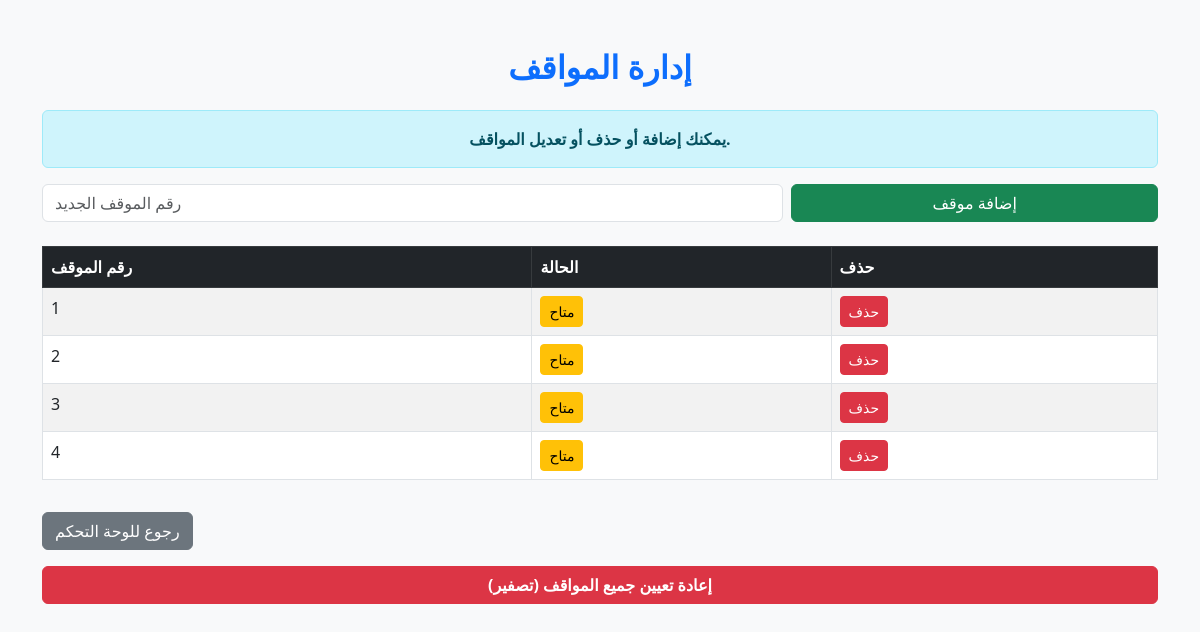
Page /slots (signed in) on the earlier database version.
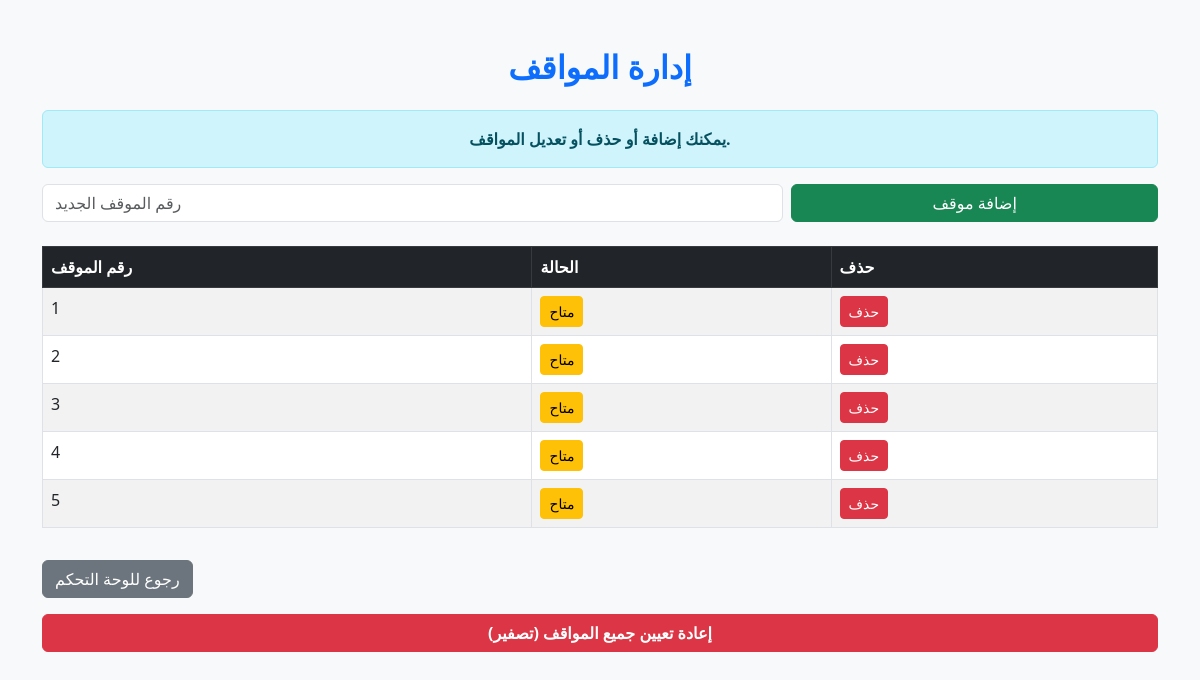
Same page on the later database version.
### tables this page shows
CREATE TABLE slots (
        id INTEGER PRIMARY KEY AUTOINCREMENT,
        status TEXT NOT NULL DEFAULT 'free',
        car_number TEXT,
        user_id INTEGER,
        FOREIGN KEY(user_id) REFERENCES users(id)
    );

### app.py (the view, shortened to what this page needs)
@app.route("/slots", methods=["GET", "POST"])
def slots():
    auth_redirect = require_login()
    if auth_redirect:
        return auth_redirect
    admin_redirect = require_admin()
    if admin_redirect:
        return admin_redirect
    with get_db_connection() as connection:
        rows = connection.execute("SELECT id, status, car_number FROM slots ORDER BY id").fetchall()
    slots_data = [(row["id"], row["status"], row["car_number"]) for row in rows]
    return render_template("slots.html", slots=slots_data)

### app.py (called while the page is built)
def get_db_connection() -> sqlite3.Connection:
    connection = sqlite3.connect(DB_PATH)
    connection.row_factory = sqlite3.Row
    return connection

def require_login():
    if "user_id" not in session:
        return redirect(url_for("login"))
    return None

def require_admin():
    if session.get("role") != "admin":
        flash("هذه الصفحة متاحة فقط للمشرف", "danger")
        return redirect(url_for("dashboard"))
    return None

### templates/slots.html (shortened to what this page needs)
<!DOCTYPE html>
<html lang="ar">
<head>
    <link href="https://cdn.jsdelivr.net/npm/bootstrap@5.3.0/dist/css/bootstrap.min.css" rel="stylesheet">
</head>
<body class="bg-light">
    <div class="container mt-5">
        <h2 class="mb-4 text-center text-primary fw-bold">إدارة المواقف</h2>
        <div class="alert alert-info text-center fw-bold">يمكنك إضافة أو حذف أو تعديل المواقف.</div>
        <form method="post" class="mb-4">
            <div class="row g-2">
                <div class="col-md-8">
                    <input type="number" name="slot_id" class="form-control" placeholder="رقم الموقف الجديد" required>
                </div>
                <div class="col-md-4">
                    <button type="submit" class="btn btn-success w-100">إضافة موقف</button>
                </div>
            </div>
        </form>
        <table class="table table-bordered table-striped">
            <thead class="table-dark">
                <tr>
                    <th>رقم الموقف</th>
                    <th>الحالة</th>
                    <th>حذف</th>
                </tr>
            </thead>
            <tbody>
                {% for slot in slots %}
                <tr>
                    <td>{{ slot[0] }}</td>
                    <td>
                        <form method="post" action="/slots/toggle/{{ slot[0] }}" style="display:inline-block">
                            <button type="submit" class="btn btn-warning btn-sm">{{ 'متاح' if slot[1]=='free' else 'مشغول' }}</button>
                        </form>
                    </td>
                    <td>
                        <form method="post" action="/slots/delete/{{ slot[0] }}">
                            <button type="submit" class="btn btn-danger btn-sm">حذف</button>
                        </form>
                    </td>
                </tr>
                {% endfor %}
            </tbody>
        </table>
        <a href="/dashboard" class="btn btn-secondary mt-3">رجوع للوحة التحكم</a>
            {% if session['role'] == 'admin' %}
            <form method="post" action="/admin/reset_slots" class="mt-3">
                <button type="submit" class="btn btn-danger w-100 fw-bold">إعادة تعيين جميع المواقف (تصفير)</button>
            </form>
            {% endif %}
    </div>
</body>
</html>

Differences in the rows shown:
added slots: id "5", status "متاح"
